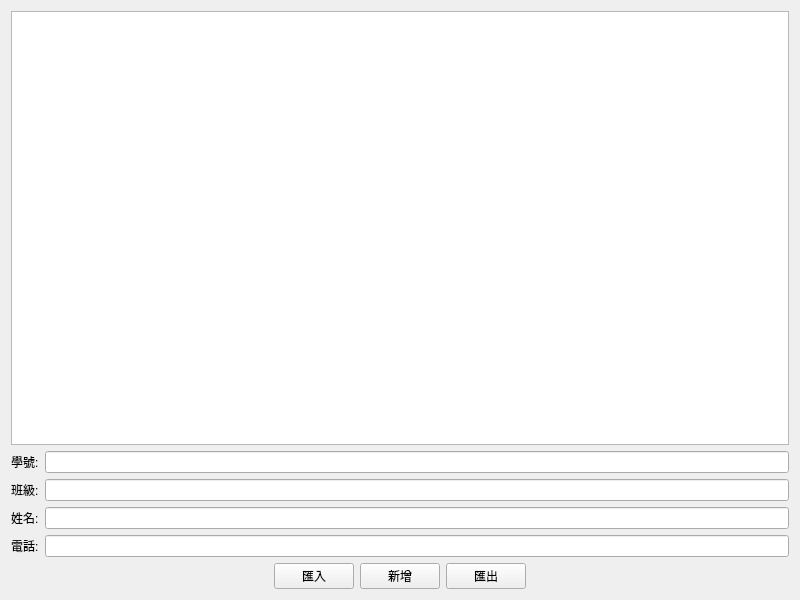
<?xml version="1.0" encoding="UTF-8"?>
<ui version="4.0">
 <class>Widget</class>
 <widget class="QWidget" name="Widget">
  <property name="geometry">
   <rect>
    <x>0</x>
    <y>0</y>
    <width>800</width>
    <height>600</height>
   </rect>
  </property>
  <property name="windowTitle">
   <string>Widget</string>
  </property>
  <layout class="QVBoxLayout" name="verticalLayout">
   <item>
    <widget class="QTableWidget" name="tableWidget"/>
   </item>
   <item>
    <layout class="QHBoxLayout" name="horizontalLayout">
     <item>
      <widget class="QLabel" name="label">
       <property name="text">
        <string>學號:</string>
       </property>
      </widget>
     </item>
     <item>
      <widget class="QLineEdit" name="lineEdit"/>
     </item>
    </layout>
   </item>
   <item>
    <layout class="QHBoxLayout" name="horizontalLayout_2">
     <item>
      <widget class="QLabel" name="label_2">
       <property name="text">
        <string>班級:</string>
       </property>
      </widget>
     </item>
     <item>
      <widget class="QLineEdit" name="lineEdit_2"/>
     </item>
    </layout>
   </item>
   <item>
    <layout class="QHBoxLayout" name="horizontalLayout_3">
     <item>
      <widget class="QLabel" name="label_3">
       <property name="text">
        <string>姓名:</string>
       </property>
      </widget>
     </item>
     <item>
      <widget class="QLineEdit" name="lineEdit_3"/>
     </item>
    </layout>
   </item>
   <item>
    <layout class="QHBoxLayout" name="horizontalLayout_4">
     <item>
      <widget class="QLabel" name="label_4">
       <property name="text">
        <string>電話:</string>
       </property>
      </widget>
     </item>
     <item>
      <widget class="QLineEdit" name="lineEdit_4"/>
     </item>
    </layout>
   </item>
   <item>
    <layout class="QHBoxLayout" name="horizontalLayout_5">
     <item>
      <spacer name="horizontalSpacer">
       <property name="orientation">
        <enum>Qt::Orientation::Horizontal</enum>
       </property>
       <property name="sizeHint" stdset="0">
        <size>
         <width>40</width>
         <height>20</height>
        </size>
       </property>
      </spacer>
     </item>
     <item>
      <widget class="QPushButton" name="pushButton_3">
       <property name="text">
        <string>匯入</string>
       </property>
      </widget>
     </item>
     <item>
      <widget class="QPushButton" name="pushButton">
       <property name="text">
        <string>新增</string>
       </property>
      </widget>
     </item>
     <item>
      <widget class="QPushButton" name="pushButton_2">
       <property name="text">
        <string>匯出</string>
       </property>
      </widget>
     </item>
     <item>
      <spacer name="horizontalSpacer_2">
       <property name="orientation">
        <enum>Qt::Orientation::Horizontal</enum>
       </property>
       <property name="sizeHint" stdset="0">
        <size>
         <width>40</width>
         <height>20</height>
        </size>
       </property>
      </spacer>
     </item>
    </layout>
   </item>
  </layout>
 </widget>
 <resources/>
 <connections/>
</ui>
